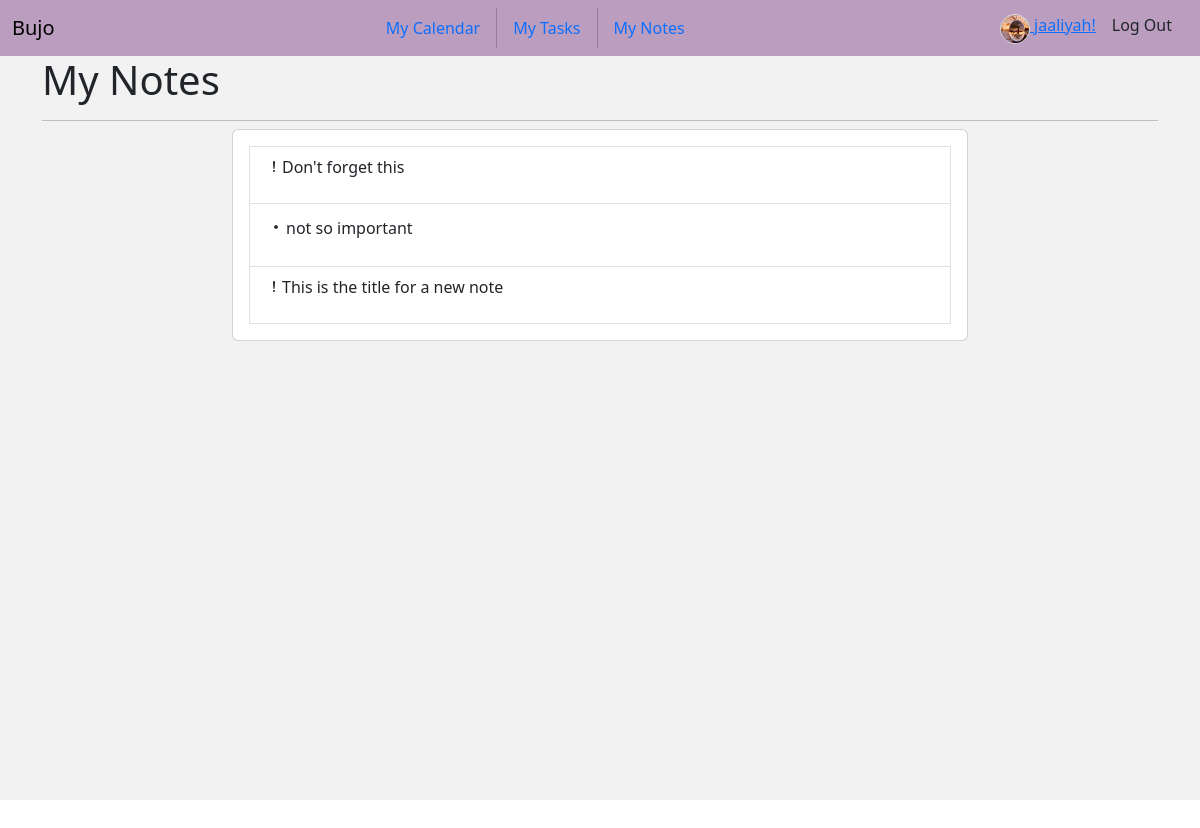
The page /notes (signed in) on the database its author committed.
### planner/models.py (models this page shows, shortened)
class User(AbstractUser):
    avatar = models.ImageField(default="https://static.vecteezy.com/system/resources/thumbnails/009/734/564/small/default-avatar-profile-icon-of-social-media-user-vector.jpg", upload_to="user_images")
    bio = models.TextField()

class Note(models.Model):
    title = models.CharField(max_length=255)
    created_on = models.DateTimeField(auto_now = True)
    user = models.ForeignKey(User, on_delete=models.CASCADE, related_name="Notes" )
    is_important = models.BooleanField(default=False)

### planner/views.py (the view)
# urls.py: path("notes", views.noteList, name="noteList"),
def noteList(request):
    noteList = Note.objects.all()
    return render(request, "planner/notes.html", {"notes":noteList})

### planner/templates/planner/notes.html
{% extends "planner/layout.html" %}
{% block main %}
<div class="container vh-100">
    <h1 class="display-6">My Notes</h1>
    <hr class="mb-2">
    <div class="row justify-content-center">
        <div class="col-8">
            <div class="list-group list-group-flush">
                <div class="card">
                    <div class="card-body"> {% for note in notes %}
                        <div class="list-group-item">
                            {% if note.is_important %}
                            <p><i class="bi bi-exclamation-lg"></i>{{note.title}}</p>
                            {% else %}
                            <p> <i class="bi bi-dot fs-5 p-0"></i>{{note.title}}</p>
                            {% endif %}
                        </div> {% endfor %}
                    </div>
                </div>
            </div>
        </div>
    </div>
</div>
{% endblock %}

### planner/templates/planner/layout.html (shortened to what this page needs)
{% load static %}
<!DOCTYPE html>
<html lang="en">
<head>
    <link rel="stylesheet" href="https://cdn.jsdelivr.net/npm/bootstrap-icons@1.11.2/font/bootstrap-icons.min.css">
    <link href="https://cdn.jsdelivr.net/npm/bootstrap@5.3.2/dist/css/bootstrap.min.css" rel="stylesheet"
>
    <link rel="stylesheet" href="{% static 'planner/colors.css' %}">
    <link rel="stylesheet" href="{% static 'planner/styles.css' %}">
</head>
<body class="">
    <div class="vh-100">
        <nav class="navbar sticky-top bg-primary">
            <div class="container-fluid">
                <a class="navbar-brand" href="{% url 'index' %}">Bujo</a>
                {% if user.is_authenticated %}
                <ul class="nav">
                    <li class="nav-item">
                        <a class="nav-link" href="{% url 'calendar' %}">My Calendar</a>
                    </li>
                    <li class="nav-item">
                        <a class="nav-link" href="{% url 'taskList' %}">My Tasks</a>
                    </li>
                    <li class="nav-item">
                        <a class="nav-link" href="{% url 'noteList' %}">My Notes</a>
                    </li>
                </ul>
                <div class="d-flex">
                    <a class="nav-brand" href="{% url 'profile' %}">
                        <img src="{{user.avatar.url}}" alt="User Avatar"
                            class="d-inline-block align-text-top border rounded-circle" height="30" width="30">
                        {{user.username}}!</a>
                    <a class="mx-3 nav-link" href="{% url 'logout' %}">Log Out</a>
                </div>
                {% else %}
                <div class="">
                    <a class="nav-link me-2" href="{% url 'login' %}">Log In</a>
                    <a class="nav-link" href="{% url 'register' %}">Register</a>
                </div>
                {% endif %}
            </div>
        </nav>
        <main>
            <div class="container-fluid mainContent">
                {% block main %}
                {% endblock %}
            </div>
        </main>
    </div>
</body>
</html>

### planner/static/planner/colors.css (style rules this page uses)
.bg-primary { background-color: #bb9ebf !important; }

### planner/static/planner/styles.css (style rules this page uses)
:root { --app-height: 100vh; --primary-color: #c00000; --secondary-color: #525252; --tertiary-color: rgb(132, 134, 124); --soft-color: #f2f2f2; --color2: #FBFEF9; --color3: #85877C; --color4: #0a090C; --color5: #07393C; --color6: #e9e2eec9; --bs-primary: #7e569b; }
:root, [data-bs-theme=light] { --bs-primary: #9a43d8c9; }
.mainContent { height: calc(100vh - 56px); background-color: var(--soft-color); }

### rows shown on the page
User: avatar (picture), username "jaaliyah"
Note: title "Don't forget this"
Note: title "not so important"
Note: title "This is the title for a new note"
